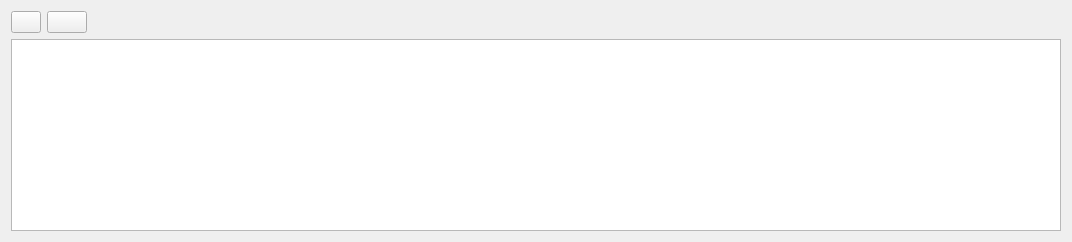
         <widget class="QWidget" name="tab_5">
          <attribute name="title">
           <string>Líneas de Factura</string>
          </attribute>
          <layout class="QGridLayout" name="gridLayout_9">
           <item row="0" column="0">
            <widget class="QPushButton" name="btnAnadirLinea">
             <property name="maximumSize">
              <size>
               <width>30</width>
               <height>16777215</height>
              </size>
             </property>
             <property name="toolTip">
              <string>Añadir línea con los datos cargados</string>
             </property>
             <property name="text">
              <string/>
             </property>
             <property name="icon">
              <iconset>
               <normaloff>:/Icons/PNG/add.png</normaloff>:/Icons/PNG/add.png</iconset>
             </property>
            </widget>
           </item>
           <item row="0" column="1">
            <widget class="QPushButton" name="btn_borrarLinea">
             <property name="text">
              <string/>
             </property>
             <property name="icon">
              <iconset>
               <normaloff>:/Icons/PNG/Delete.png</normaloff>:/Icons/PNG/Delete.png</iconset>
             </property>
            </widget>
           </item>
           <item row="0" column="2">
            <spacer name="horizontalSpacer_2">
             <property name="orientation">
              <enum>Qt::Horizontal</enum>
             </property>
             <property name="sizeHint" stdset="0">
              <size>
               <width>968</width>
               <height>20</height>
              </size>
             </property>
            </spacer>
           </item>
           <item row="1" column="0" colspan="3">
            <widget class="QTableView" name="Lineas">
             <property name="horizontalScrollBarPolicy">
              <enum>Qt::ScrollBarAsNeeded</enum>
             </property>
             <property name="alternatingRowColors">
              <bool>true</bool>
             </property>
             <property name="selectionMode">
              <enum>QAbstractItemView::SingleSelection</enum>
             </property>
             <property name="selectionBehavior">
              <enum>QAbstractItemView::SelectRows</enum>
             </property>
             <property name="gridStyle">
              <enum>Qt::DotLine</enum>
             </property>
             <property name="cornerButtonEnabled">
              <bool>true</bool>
             </property>
            </widget>
           </item>
          </layout>
         </widget>
